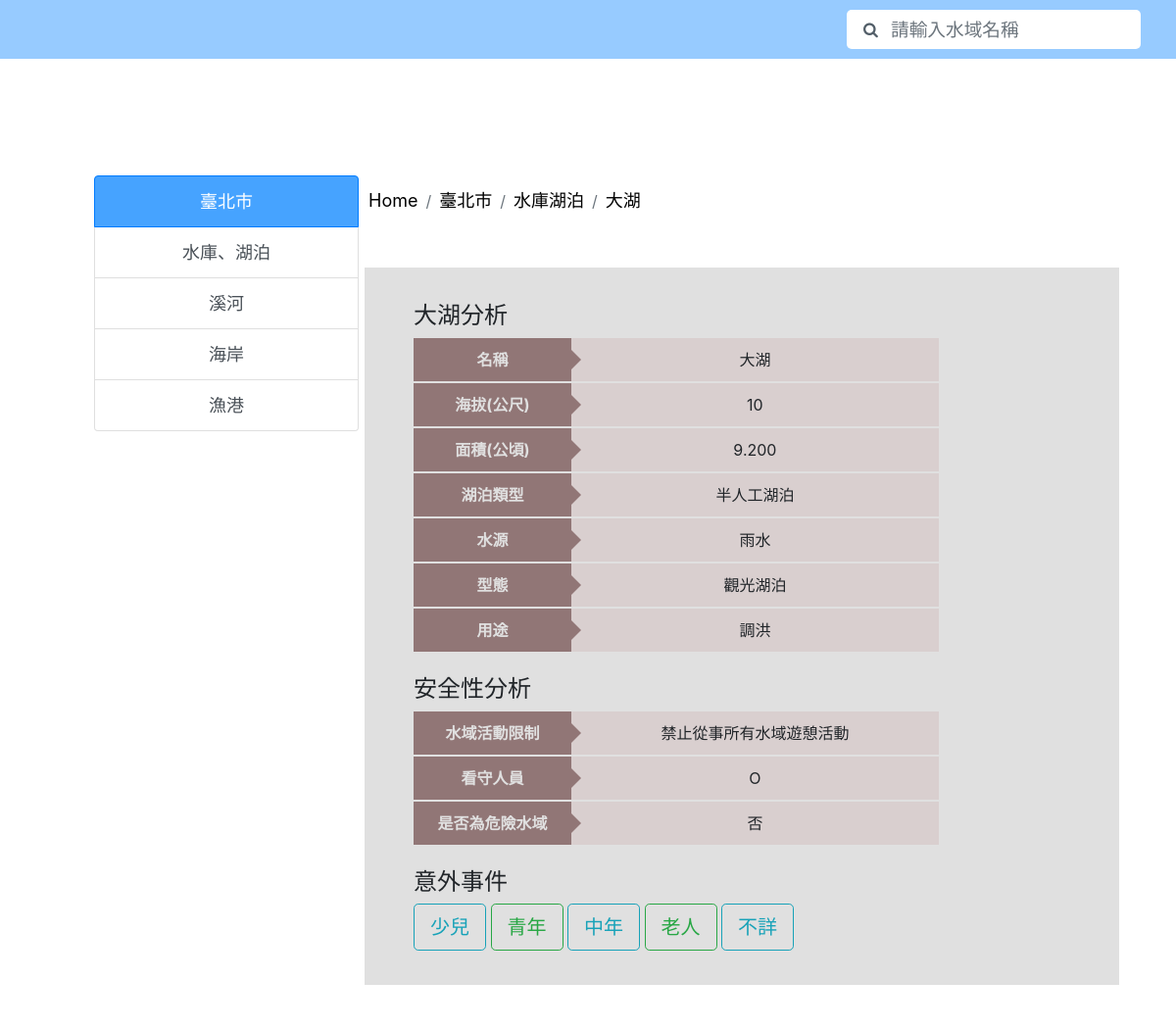
Page /waterweb1.0/location.php?area=臺北市&type=水庫湖泊&location=大湖 on the committed database.
### waterweb1.0/pdo.php (called while the page is built, shortened)
<?php
	class mypdo extends PDO{
		function bindQuery($sql, array $bind = []){
			$this->_stmt = $this->prepare($sql);
			$this->_stmt->execute();
			return $this->_stmt->fetchAll(PDO::FETCH_ASSOC);
		}
	}
?>

### waterweb1.0/location.php (the view, shortened to what this page needs)
<?php
    require("pdo.php");
    $pdo = new mypdo();
    $watertype=$_GET["type"];
    if($watertype=="水庫湖泊"){
        $watertype="水庫及湖";
    }
    $area=$_GET["area"];
    $location=$_GET["location"];
    $sql = "SELECT * FROM ((`".$watertype."分析` LEFT JOIN `水域景點` ON ".$watertype."分析.水域ID = 水域景點.水域ID)
    LEFT JOIN `地理區域` ON 水域景點.區域ID = 地理區域.區域ID) WHERE `名稱`='".$location."' AND 地理區域.縣市名稱='".$area."'";
    $rows = $pdo->bindQuery($sql);
    $infoTable = "<h4>".$location."分析</h4><table>";
    $safeTable = "<h4>安全性分析</h4><table>";
    foreach($rows as $row){
        foreach($row as $key => $value){
            if($key!="水域ID" && $key!="區域ID" && $key!="縣市名稱" && $key!="地區")
            {
                if(!$value){
                    $infoTable .= "<tr>";
                    $infoTable .= "<th>".$key."</th>"."<td>No Data</td>";
                    $infoTable .= "</tr>";
                }
                else{
                    $infoTable .= "<tr>";
                    $infoTable .= "<th>".$key."</th>"."<td>".$value."</td>";
                    $infoTable .= "</tr>";
                }
            }
        }
    }
    $infoTable .= "</table>";
    $ssql = "SELECT 安全性.水域ID,安全性.水域活動限制,安全性.看守人員,安全性.是否為危險水域 FROM (((`".$watertype."分析` LEFT JOIN `水域景點` ON ".$watertype."分析.水域ID = 水域景點.水域ID) LEFT JOIN `地理區域` ON 水域景點.區域ID = 地理區域.區域ID) LEFT JOIN `安全性` ON ".$watertype."分析.水域ID =安全性.水域ID) WHERE ".$watertype."分析.名稱='".$location."' AND 地理區域.縣市名稱='".$area."'";
    $srows = $pdo->bindQuery($ssql);
    foreach($srows as $srow){
        foreach($srow as $key => $value){
            if($key!="水域ID")
            {
                $safeTable .= "<tr>";
                $safeTable .= "<th>".$key."</th>"."<td>".$value."</td>";
                $safeTable .= "</tr>";
            }
        }
    }
    $safeTable .= "</table>";
    if($watertype=="水庫及湖"){
        $watertype="水庫湖泊";
    }
?>
<!DOCTYPE html>
<html>
    <head>
        <link rel="stylesheet" href="https://cdn.jsdelivr.net/npm/bootstrap@4.3.1/dist/css/bootstrap.min.css">
        <link rel="stylesheet" href="location.css">
        <link rel="stylesheet" href="search.css">
        <link href="//maxcdn.bootstrapcdn.com/font-awesome/4.1.0/css/font-awesome.min.css" rel="stylesheet">
        <link href="//maxcdn.bootstrapcdn.com/font-awesome/4.1.0/css/font-awesome.min.css" rel="stylesheet">
        <link rel="stylesheet" href="search.css">
    </head>
    <body>
        <nav class="navbar navbar-light" style="background-color: #97CBFF;height: 60px">
            <form class="form-inline" style="position: absolute;right: 3%;">
               <span class="icon"><i class="fa fa-search"></i></span>
               <input class="form-control mr-sm-2"  type="search" placeholder="請輸入水域名稱" aria-label="Search" name="search-text" id="search-text"/>
            </form>
            <div class="search">
            </div>
        </nav>
        <div class="list-group" style="width:270px ;font-size:large;text-align:center;position:absolute;left:8%;top:17%">
            <li class="list-group-item list-group-item-action active" style="background-color: #46A3FF;"><?php echo $area ?></li>
            <a href="type.php?area=<?=$area?>&type=水庫湖泊" class="list-group-item list-group-item-action">水庫、湖泊</a>
            <a href="type.php?area=<?=$area?>&type=溪河" class="list-group-item list-group-item-action">溪河</a>
            <a href="type.php?area=<?=$area?>&type=海岸" class="list-group-item list-group-item-action">海岸</a>
            <a href="type.php?area=<?=$area?>&type=漁港" class="list-group-item list-group-item-action">漁港</a>
        </div>
        <div style="position:absolute;left:30%;top:17%">
            <nav aria-label="breadcrumb">
                <ol class="breadcrumb" style="background-color:white;">
                    <li class="breadcrumb-item"><a href="Home.php" style="color:black;font-size:large">Home</a></li>
                    <li class="breadcrumb-item"><a href="water.php?area=<?=$area?>" style="color:black;font-size:large"><?php echo $area ?></a></li>
                    <li class="breadcrumb-item"><a href="type.php?area=<?=$area?>&type=<?=$watertype?>" style="color:black;font-size:large"><?php echo $watertype?></a></li>
                    <li class="breadcrumb-item"><a href="location.php?area=<?=$area?>&type=<?=$watertype?>&location=<?=$location?>" style="color:black;font-size:large"><?php echo $location?></a></li>
                </ol>
            </nav>
        </div>
        <div style="background-color:#E0E0E0;width:770px;height:auto;position:absolute;top:26%;left:31%;">
            <div style="margin:35px 50px;">
                <?php
                    echo $infoTable
                ?>
                <br />
                <?php
                    echo $safeTable
                ?>
                <br />
                <div>
                    <h4>意外事件</h4>
                    <a href="accident.php?area=<?=$area?>&type=<?=$watertype?>&location=<?=$location?>&age=少兒"><button type="button" class="btn btn-outline-info btn-lg">少兒</button></a>
                    <a href="accident.php?area=<?=$area?>&type=<?=$watertype?>&location=<?=$location?>&age=青年"><button type="button" class="btn btn-outline-success btn-lg">青年</button></a>
                    <a href="accident.php?area=<?=$area?>&type=<?=$watertype?>&location=<?=$location?>&age=中年"><button type="button" class="btn btn-outline-info btn-lg">中年</button></a>
                    <a href="accident.php?area=<?=$area?>&type=<?=$watertype?>&location=<?=$location?>&age=老人"><button type="button" class="btn btn-outline-success btn-lg">老人</button></a>
                    <a href="accident.php?area=<?=$area?>&type=<?=$watertype?>&location=<?=$location?>&age=不詳"><button type="button" class="btn btn-outline-info btn-lg">不詳</button></a>
                </div>
            </div>
            <div style="background-color:#FFFFFF;"><br /><br /></div>
        </div>
    </body>
</html>

### waterweb1.0/location.css (style rules this page uses)
table { width: 80%; border-collapse: collapse; }
table tr { border-bottom: solid 2px #E0E0E0; }
table tr:last-child { border-bottom: none; }
table th { position: relative; width: 30%; background-color: #917676; color: #E0E0E0; text-align: center; padding: 10px 0; }
table th:after { display: block; content: ""; width: 0px; height: 0px; position: absolute; top: calc(50% - 10px); right: -10px; border-left: 10px solid #917676; border-top: 10px solid transparent; border-bottom: 10px solid transparent; }
table td { text-align: left; width: 70%; text-align: center; background-color: #d9cfcf; padding: 10px 10px; }

### waterweb1.0/search.css (style rules this page uses)
.form-inline input#search-text { position: absolute; width: 100%; height: 40px; border: none; font-size: 14pt; float: left; padding-left: 45px; -webkit-border-radius: 5px; -moz-border-radius: 5px; border-radius: 5px; }
.form-inline .icon { position: absolute; margin-left: 17px; z-index: 1; color: #4f5b66fb; }
.form-inline { width: 300px; white-space: nowrap; position: relative; }
.search { z-index:1000000000; width: 300px; height: 100%; position: absolute; top: 50px; right: 3%; border: none; border-radius: 5px; }

### rows in the picture
水庫及湖分析: key "名稱", 名稱 "大湖", key "海拔(公尺)", value "10", key "面積(公頃)", value "9.200", key "湖泊類型", 湖泊類型 "半人工湖泊", key "水源", 水源 "雨水", key "型態", 型態 "觀光湖泊", key "用途", 用途 "調洪"
安全性: key "水域活動限制", 水域活動限制 "禁止從事所有水域遊憩活動", key "看守人員", 看守人員 "O", key "是否為危險水域", 是否為危險水域 "否"

### other values in the picture
$area "臺北市"
$watertype "水庫湖泊"
$location "大湖"
